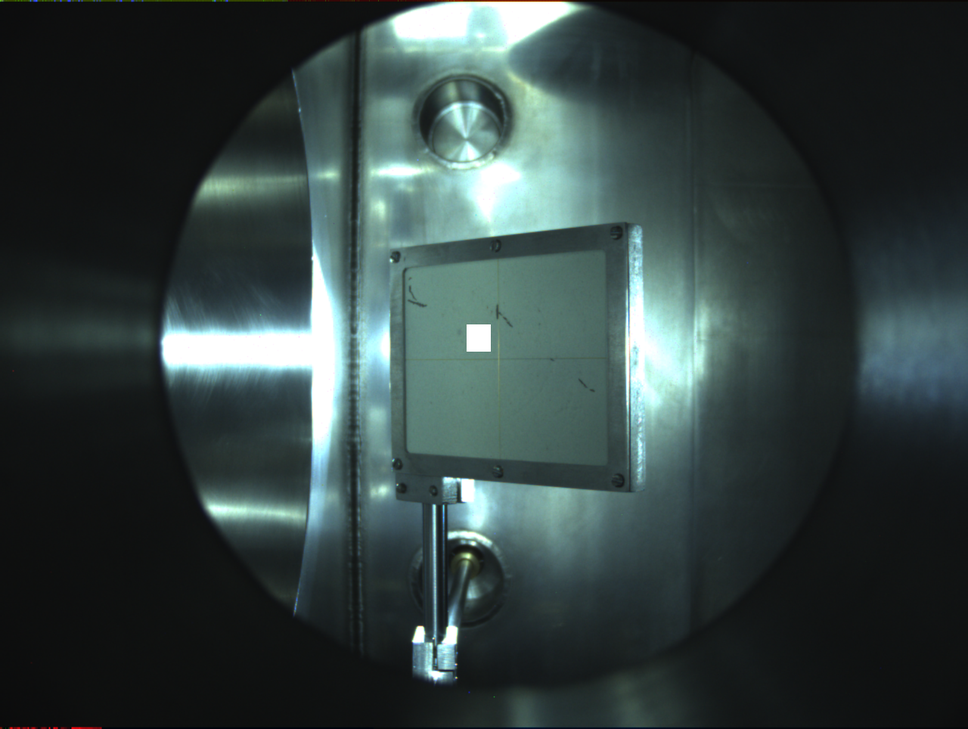
#> input picture ard_lhep/distor/lumi.png, 968 x 729 px, shrunk from 1280 x 964 before the run
$ python undist.py
#> lines starting #> are read from the running program, lines starting #| are printed output that depends on the picture
import numpy as np
import cv2
import matplotlib.pyplot as plt
# читать входное изображение
img = cv2.imread("lumi.png")
#> img is the input picture: shape (729, 968, 3); mean B, G, R 64.2, 65.2, 51.5
rows, cols, dim = img.shape
#> rows = 729; cols = 968; dim = 3
# матрица преобразования для перевода
# M = np.float32([ [1, 0, 50],
#                 [0, 1, 50],
#                 [0, 0, 1] ])
# применяем перспективное преобразование к изображению
# translated_img = cv2.warpPerspective(img, M, (cols, rows))
rows, cols = img.shape[:2]
# Define shearing matrix
M = np.float32([[1, 1, 0], [1, 1, 0]])
print("The transformation matrix is:\n", M)
# Apply shearing
sheared_img = cv2.warpAffine(img, M, (cols, rows))
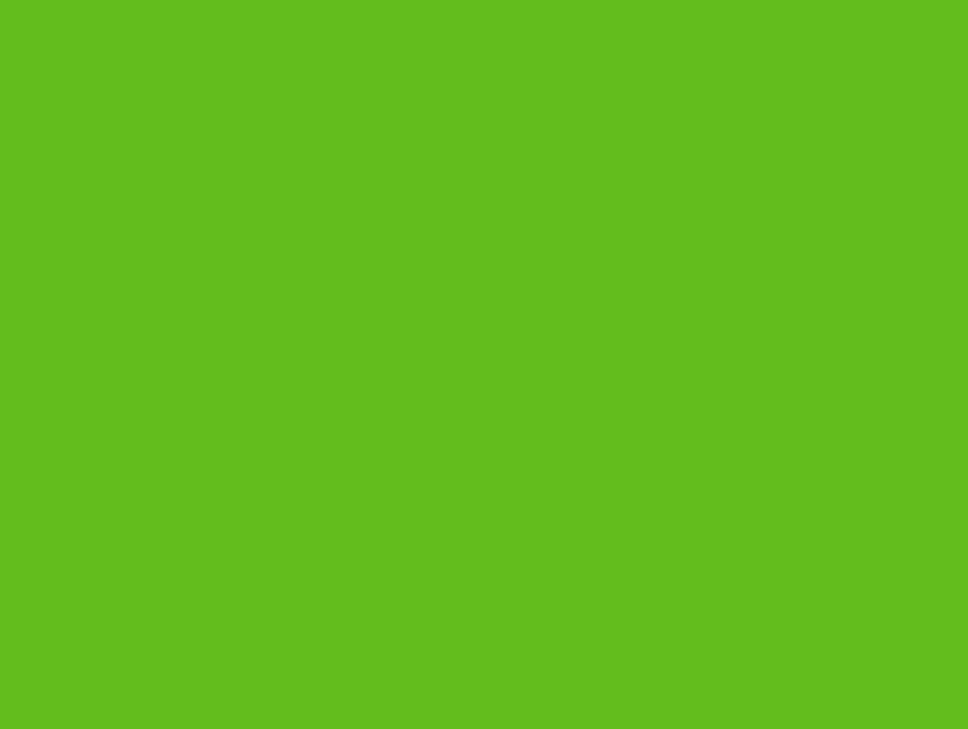
#> sheared_img: shape (729, 968, 3); mean B, G, R 29, 189, 99
cv2.imwrite('Sheared.png', sheared_img)
